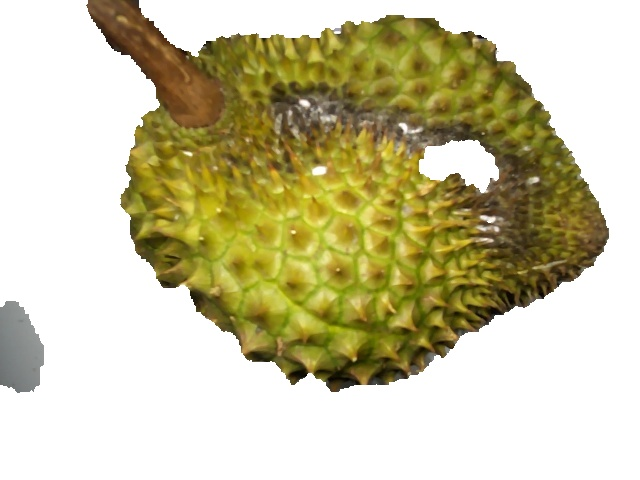
#> input picture Project Push Git/sampleNo1_processed.jpg, 640 x 480 px, found by its file name
$ python demo.py   (older library calls are emulated)
#> lines starting #> are read from the running program, lines starting #| are printed output that depends on the picture; after the words box and inside, x2 and y2 are one past the last pixel; in counts of white or black regions, pixels touching at a corner belong together
#> further down, image_original is the input picture: shape (480, 640, 3); mean B, G, R 161.8, 196.8, 202.5
import cv2
import numpy as np
import math
import glob
import os
import time


def empty(a):
    pass
cv2.namedWindow("Tracking")
cv2.resizeWindow("Tracking",640,240)
cv2.createTrackbar("LH", "Tracking", 97, 255, empty)
cv2.createTrackbar("LS", "Tracking", 0, 255, empty)
cv2.createTrackbar("LV", "Tracking", 0, 255, empty)
cv2.createTrackbar("UH", "Tracking", 106, 255, empty)
cv2.createTrackbar("US", "Tracking", 174, 255, empty)
cv2.createTrackbar("UV", "Tracking", 255, 255, empty)

class DetectObject:

    def ElipseContours(self, img, imgContour_Object):
        contours, _ = cv2.findContours(img, cv2.RETR_EXTERNAL, cv2.CHAIN_APPROX_SIMPLE)
        # print("contours",contours)
        for cnt in contours:
            area = cv2.contourArea(cnt)
            # print("area",area)
            selected_contour = min(contours, key=lambda x: cv2.contourArea(x))
            print(selected_contour)
            # Config area to detect object value
            areaMin = 1000

            if area > areaMin:
                print("Area of object durian (pixel): ",area)
                cv2.drawContours(imgContour_Object, cnt, -1, (255, 0, 255), 7)
                M = cv2.moments(cnt)

                cx= int(M["m10"]/M["m00"])
                cy= int(M["m01"]/M["m00"])

                peri = cv2.arcLength(cnt, True)
                approx = cv2.approxPolyDP(cnt, 0.02* peri, True)
                x, y, w, h = cv2.boundingRect(approx)
                ellipse = cv2.fitEllipse(selected_contour)

                center = ellipse[0]
                semi_majorAxis = (ellipse[1][0])/2
                semi_minorAxis = (ellipse[1][1])/2
                angle = ellipse[2]

                area_elipse = math.pi * semi_majorAxis * semi_minorAxis
                area_elipse = "{:.3f}".format(area_elipse)
                area_elipse = float(area_elipse)
                print("Area of the elipse classification (pixel):", area_elipse)

                result_sub = area_elipse - area
                print('result_sub',result_sub)


                result_percent = result_sub/area_elipse
                result_percent = "{:.3f}".format(result_percent)
                result_percent = float(result_percent)
                print("Area of substraction (pixel): ",result_percent)
                if (result_percent < 0.2): # 20%
                    print("Durian meet standards")
                    meetStandard = True
                else:
                    print("Durian does not meet standards")
                    meetStandard = False
                cv2.ellipse(imgContour_Object, ellipse, (0, 255, 0), 3)
                cv2.circle(imgContour_Object,(cx,cy),7,(0,0,255),-1)
                print(f"meetStandard:{meetStandard}")
                return meetStandard,imgContour_Object


    def getResultObject(self,image):
        global flag_object
        image = cv2.resize(image,(400,300))
        gray = cv2.cvtColor(image, cv2.COLOR_BGR2GRAY)

        # Warming threshold needed apdative
        thresh, output_otsuthresh = cv2.threshold(gray,0, 255, cv2.THRESH_BINARY | cv2.THRESH_OTSU)

        # Erosion image to detect Object Elipse for Durian
        kernel = np.ones((3,3),np.uint8)
        output_erosion = cv2.erode(output_otsuthresh, kernel,iterations=2)
        dilate = cv2.dilate(output_otsuthresh,kernel,iterations=17)

        opening = cv2.morphologyEx(output_otsuthresh, cv2.MORPH_GRADIENT, kernel)

        # blackhat = cv2.morphologyEx(opening, cv2.MORPH_BLACKHAT, kernel)

        # output_dilate = cv2.dilate()
        boder =  output_erosion - dilate


        cv2.imshow("output_otsuthresh",output_otsuthresh)
        cv2.imshow("output_erosion",output_erosion)
        cv2.imshow("dilate",dilate)

        # cv2.imshow("opening",opening)
        # cv2.imshow("boder", boder)
        # cv2.imshow("output_dilate",output_dilate)
        # Detect Contour and measure the area durian object
        resultObject,img_processed = self.ElipseContours( boder,image)
        print(f"resultObject:{resultObject}")
        flag_object = True
        cv2.imwrite("The_img_processed_object.jpg",img_processed)
        return resultObject,img_processed

class DetectDefect:
    def __init__(self):
        pass
    def sharpen_image_laplacian(self, image):
        laplacian = cv2.Laplacian(image, cv2.CV_64F)
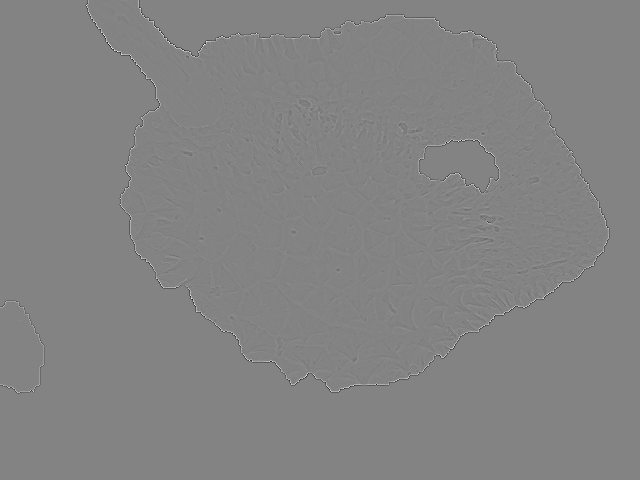
#> laplacian: shape (480, 640, 3) float64; mean B, G, R 0, 0, 0; drawn with min black and max white
        sharpened_image = np.uint8(np.clip(image - 0.3*laplacian, 0, 255))
        return sharpened_image

    def RectangleContours(self, img, imgContour):
        list_area = []
        contours, _ = cv2.findContours(img, cv2.RETR_EXTERNAL, cv2.CHAIN_APPROX_SIMPLE)
        for cnt in contours:
            area = cv2.contourArea(cnt)
            list_area.append(area)
            selected_contour = max(contours, key=lambda x: cv2.contourArea(x))

            # Config area to detect defect of durian
            areaMin = 500
            if area > areaMin:
                cv2.drawContours(imgContour, cnt, -1, (255, 0, 255),5)
                peri = cv2.arcLength(cnt, True)
                approx = cv2.approxPolyDP(cnt, 0.009* peri, True)
                x, y, w, h = cv2.boundingRect(approx)
                cv2.rectangle(imgContour, (x, y), (x + w, y + h), (0, 255, 0), 5)


        S = sorted(list_area,key=None,reverse=True)
        print("S : ",S[0])
        if S[0]< areaMin :
            Defect = False
        else :
            Defect = True
        return Defect,imgContour
    def getResultDefect(self,image):
        global flag_defect
        sharpened_image = self.sharpen_image_laplacian(image)
        rgb_img = cv2.cvtColor(sharpened_image, cv2.COLOR_BGR2RGB)

        # Convert BGR to HSV
        HSV_img = cv2.cvtColor(rgb_img,cv2.COLOR_BGR2HSV)
#> HSV_img: shape (480, 640, 3); mean H, S, V 43.8, 78.3, 202.3

        # Set range for red color and
        l_h = cv2.getTrackbarPos("LH", "Tracking")
        l_s = cv2.getTrackbarPos("LS", "Tracking")
        l_v = cv2.getTrackbarPos("LV", "Tracking")

        u_h = cv2.getTrackbarPos("UH", "Tracking")
        u_s = cv2.getTrackbarPos("US", "Tracking")
        u_v = cv2.getTrackbarPos("UV", "Tracking")

        l_b = np.array([l_h, l_s, l_v])
        u_b = np.array([u_h, u_s, u_v])

        mask = cv2.inRange(HSV_img, l_b, u_b)
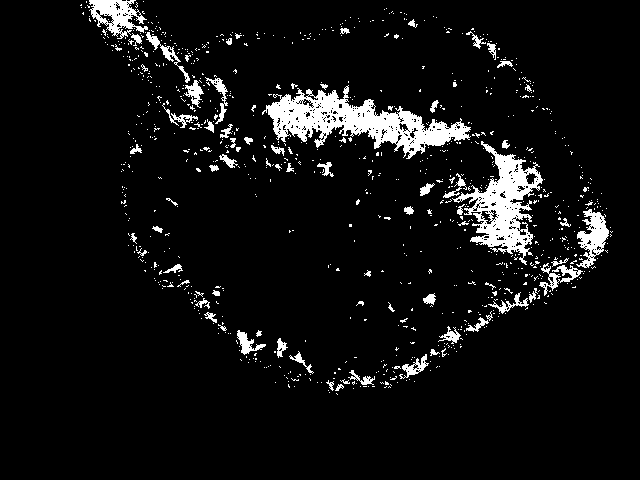
#> mask: shape (480, 640); 6.5% white; 935 white regions (861 under 20 px), largest, box (x1, y1, x2, y2) and area: (262, 85, 471, 159) 5929, (452, 141, 543, 265) 4034, (89, 0, 148, 39) 1144

        # Morphological and Dilate
        kernel = np.ones((5,5),np.uint8)
        mask_morpho = cv2.morphologyEx(mask, cv2.MORPH_OPEN,kernel)
#> mask_morpho: shape (480, 640); 2.8% white; 39 white regions, largest, box (x1, y1, x2, y2) and area: (481, 155, 527, 247) 2242, (318, 91, 400, 148) 1683, (268, 95, 342, 138) 1279
        mask_dilate = cv2.dilate(mask_morpho, kernel,iterations=2)
#> mask_dilate: shape (480, 640); 6.3% white; 21 white regions
        res = cv2.bitwise_and(image,image, mask=mask_dilate)

        # Detecting contours in image
        thresh, output_threshold = cv2.threshold(res,105, 255, 1, cv2.THRESH_BINARY)
        gray_image = cv2.cvtColor(output_threshold, cv2.COLOR_BGR2GRAY)
        bitwise_img = cv2.bitwise_not(gray_image)
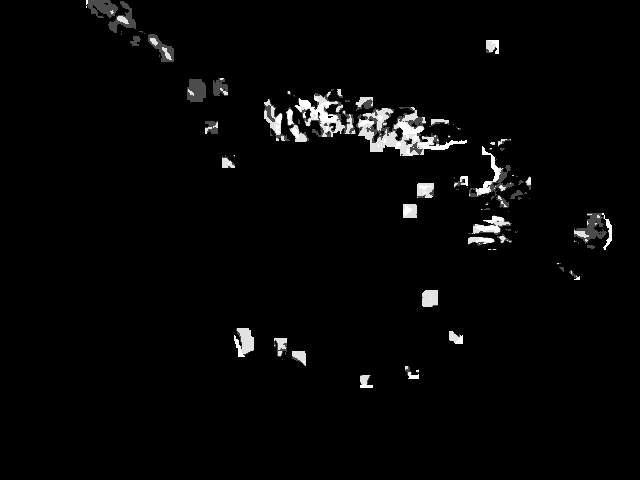
#> bitwise_img: shape (480, 640); min 0, max 255, mean 6.3
        # Detecting contours in image
        resultDefect,img_processed_defect=self.RectangleContours(bitwise_img,image)
#> in RectangleContours, `contours, _ = cv2.findContours(img, cv2.RETR_EXTERNAL, cv2.CHAIN_APPRO..`: contours = 75 contours, 40 with area under 20; largest, box (x1, y1, x2, y2) and area: (356, 107, 467, 156) 2459, (294, 89, 356, 137) 1342, (469, 146, 514, 208) 624, (574, 213, 612, 250) 540, (264, 99, 290, 141) 392
#> the loop in RectangleContours, `for cnt in contours:` made 75 passes
#> (area, peri, x, y, w, h) on passes 22, 45, 55, 63: (540, 235.5, 574, 213, 38, 37), (624, 316.4, 469, 146, 45, 62), (2459, 450.9, 357, 107, 110, 49), (1341.5, 332, 294, 89, 62, 48)
#> area on passes 1, 3, 5, 6, 7, 8: 98.5, 62.5, 127.5, 146.5, 109, 364
#> after the loop in RectangleContours, `for cnt in contours:`:
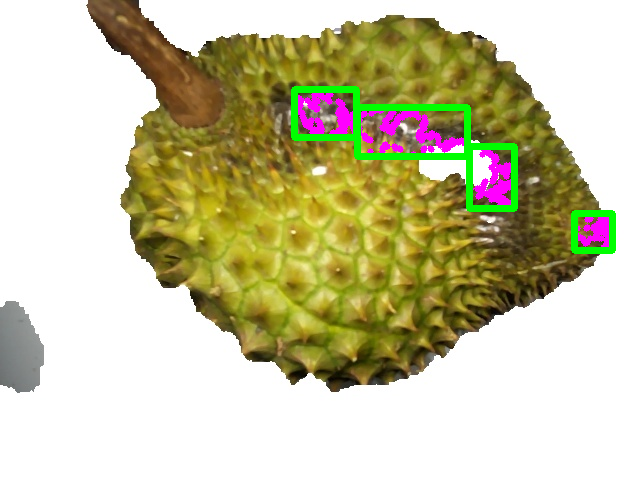
#> imgContour: shape (480, 640, 3); mean B, G, R 162.7, 197.5, 201.5
#> after the loop in RectangleContours, `for cnt in contours:`: list_area = 75 values, max 2459 at index 54, min 0 at index 3, mean 134.9
#> in RectangleContours, `S = sorted(list_area,key=None,reverse=True)`: S = 75 values, max 2459 at index 0, min 0 at index 59, mean 134.9
#| S :  2459.0
#> resultDefect = True
        print(f"resultDefect:{resultDefect}")
#| resultDefect:True
        flag_defect = True
        cv2.imwrite("The_image_processed_defect.jpg",img_processed_defect)
        return resultDefect,img_processed_defect


def stackImages(scale, imgArray):
    rows = len(imgArray)
    cols = len(imgArray[0])
    rowsAvailable = isinstance(imgArray[0], list)
    width = imgArray[0][0].shape[1]
    height = imgArray[0][0].shape[0]
    if rowsAvailable:
        for x in range(0, rows):
            for y in range(0, cols):
                if imgArray[x][y].shape[:2] == imgArray[0][0].shape[:2]:
                    imgArray[x][y] = cv2.resize(imgArray[x][y], (0, 0), None, scale, scale)
                else:
                    imgArray[x][y] = cv2.resize(imgArray[x][y], (imgArray[0][0].shape[1], imgArray[0][0].shape[0]), None, scale, scale)
                if len(imgArray[x][y].shape) == 2:
                    imgArray[x][y] = cv2.cvtColor(imgArray[x][y], cv2.COLOR_GRAY2BGR)
        imageBlank = np.zeros((height, width, 3), np.uint8)
        hor = [imageBlank] * rows
        hor_con = [imageBlank] * rows
        for x in range(0, rows):
            hor[x] = np.hstack(imgArray[x])
        ver = np.vstack(hor)
    else:
        for x in range(0, rows):
            if imgArray[x].shape[:2] == imgArray[0].shape[:2]:
                imgArray[x] = cv2.resize(imgArray[x], (0, 0), None, scale, scale)
            else:
                imgArray[x] = cv2.resize(imgArray[x], (imgArray[0].shape[1], imgArray[0].shape[0]), None, scale, scale)
            if len(imgArray[x].shape) == 2:
                imgArray[x] = cv2.cvtColor(imgArray[x], cv2.COLOR_GRAY2BGR)
        hor = np.hstack(imgArray)
        ver = hor
    return ver


defect = DetectDefect()
object = DetectObject()

image_original = cv2.imread(r'D:\DATN\Detect Object and Failure Object\Project Push Git\sampleNo1_processed.jpg')

imgToDetectObject = image_original.copy()
imgToDetectDefect = image_original.copy()

resultDefect,img_processed_defect =defect.getResultDefect(imgToDetectDefect)
#> resultDefect = True
resultObject,img_processed =object.getResultObject(imgToDetectObject)
#> in getResultObject, `gray = cv2.cvtColor(image, cv2.COLOR_BGR2GRAY)`:
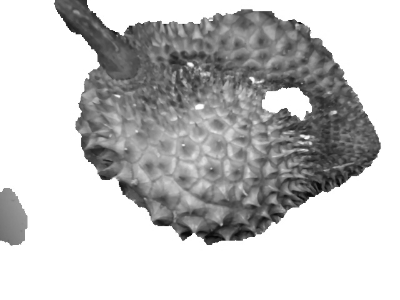
#> gray: shape (300, 400); min 5, max 255, mean 194.5
#> in getResultObject, `thresh, output_otsuthresh = cv2.threshold(gray,0, 255, cv2.THRESH_BINA..`:
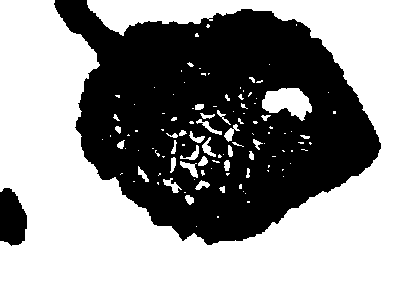
#> output_otsuthresh: shape (300, 400); 58.1% white; 2 black regions, box (x1, y1, x2, y2) and area: (54, 0, 381, 245) 49053, (0, 188, 27, 246) 1237
#> in getResultObject, `thresh, output_otsuthresh = cv2.threshold(gray,0, 255, cv2.THRESH_BINA..`: thresh = 183
#> in getResultObject, `output_erosion = cv2.erode(output_otsuthresh, kernel,iterations=2)`: output_erosion: shape (300, 400); 53.6% white; 2 black regions, box (x1, y1, x2, y2) and area: (52, 0, 383, 247) 54181, (0, 186, 29, 248) 1487
#> in getResultObject, `dilate = cv2.dilate(output_otsuthresh,kernel,iterations=17)`: dilate: shape (300, 400); 97% white; 6 black regions (1 under 20 px), largest, box (x1, y1, x2, y2) and area: (216, 28, 315, 71) 1585, (117, 41, 178, 78) 1302, (325, 131, 356, 167) 652, (308, 168, 324, 174) 60, (0, 213, 5, 224) 28
#> in getResultObject, `opening = cv2.morphologyEx(output_otsuthresh, cv2.MORPH_GRADIENT, kern..`: opening: shape (300, 400); 6.3% white in thin lines or dots, all inside (x1, y1, x2, y2) = (0, 0, 382, 247)
#> in getResultObject, `boder =  output_erosion - dilate`:
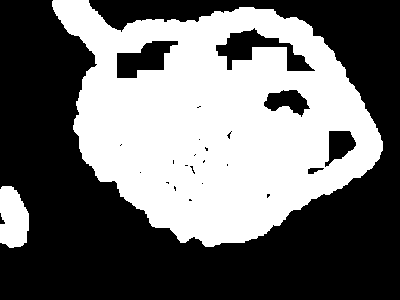
#> boder: shape (300, 400); values 0 (black) and 1 (white), 43.4% white; 2 white regions
#> in ElipseContours, `contours, _ = cv2.findContours(img, cv2.RETR_EXTERNAL, cv2.CHAIN_APPRO..`: contours = 2 contours; box (x1, y1, x2, y2) and area: (52, 0, 383, 247) 54476, (0, 186, 29, 248) 1378
#> the loop in ElipseContours, `for cnt in contours:` made 1 pass
#> (area, areaMin, cx, cy, peri, x, y, w) on pass 1: (1378, 1000, 12, 217, 171.6, 0, 186, 29)
#> (printed output is left out)
#> in getResultObject, `resultObject,img_processed = self.ElipseContours( boder,image)`: resultObject = True
#| resultObject:True
#> resultObject = True
# [14 lines of commented-out code are left out]
